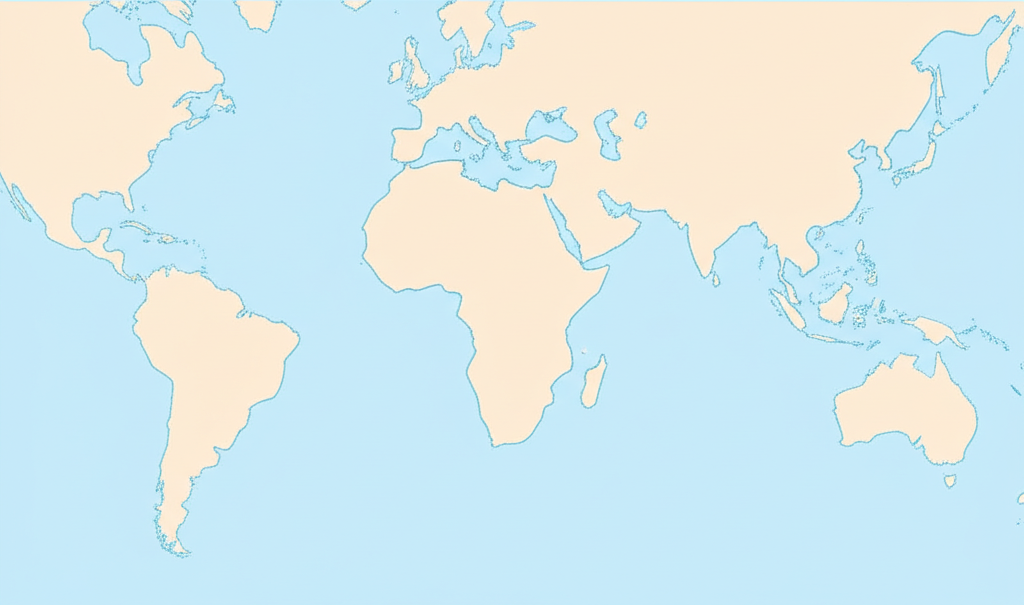
#> input picture original_map.png, 1024 x 605 px
$ python detect_continent_borders.py
#> lines starting #> are read from the running program, lines starting #| are printed output that depends on the picture; after the words box and inside, x2 and y2 are one past the last pixel; in counts of white or black regions, pixels touching at a corner belong together
import cv2
import numpy as np
import matplotlib.pyplot as plt

# 读取图像
image_path = 'original_map.png'  # 更改为英文文件名
image = cv2.imread(image_path)
#> image is the input picture: shape (605, 1024, 3); mean B, G, R 236.3, 233.2, 213.2

# 检查图像是否成功加载
if image is None:
    print(f"无法读取图像: {image_path}")
    print("请确保文件存在并且命名为'original_map.png'")
    print("尝试重命名'纯地图.png'为'original_map.png'")
    exit(1)

print(f"图像大小: {image.shape}")
#| 图像大小: (605, 1024, 3)

# 转换颜色空间从BGR到RGB（OpenCV默认使用BGR）
image_rgb = cv2.cvtColor(image, cv2.COLOR_BGR2RGB)

# 展示图像中的一些像素颜色，以帮助确定黄色的范围
print("图像中的一些像素颜色样本:")
h, w, _ = image.shape
#> h = 605; w = 1024
sample_points = [
    (w//4, h//4),
    (w//2, h//4),
    (3*w//4, h//4),
    (w//4, h//2),
    (w//2, h//2),
    (3*w//4, h//2),
    (w//4, 3*h//4),
    (w//2, 3*h//4),
    (3*w//4, 3*h//4)
]

for i, (x, y) in enumerate(sample_points):
    bgr_color = image[y, x]
    rgb_color = image_rgb[y, x]
    print(f"样本 {i+1} at ({x}, {y}): BGR={bgr_color}, RGB={rgb_color}")
#> this loop made 9 passes
#> (bgr_color, rgb_color) on passes 1 to 9: ([249, 234, 198], [198, 234, 249]), ([250, 237, 194], [194, 237, 250]), ([211, 233, 253], [253, 233, 211]), ([250, 234, 197], [197, 234, 250]), ([211, 235, 252], [252, 235, 211]), ([248, 233, 197], [197, 233, 248]), ([248, 234, 198], [198, 234, 248]), ([249, 234, 197], [197, 234, 249]), ([249, 234, 198], [198, 234, 249])
#| 样本 1 at (256, 151): BGR=[249 234 198], RGB=[198 234 249]
#| 样本 2 at (512, 151): BGR=[250 237 194], RGB=[194 237 250]
#| 样本 3 at (768, 151): BGR=[211 233 253], RGB=[253 233 211]
#| 样本 4 at (256, 302): BGR=[250 234 197], RGB=[197 234 250]
#| 样本 5 at (512, 302): BGR=[211 235 252], RGB=[252 235 211]
#| 样本 6 at (768, 302): BGR=[248 233 197], RGB=[197 233 248]
#| 样本 7 at (256, 453): BGR=[248 234 198], RGB=[198 234 248]
#| 样本 8 at (512, 453): BGR=[249 234 197], RGB=[197 234 249]
#> (further printed lines are left out)

# 转换到HSV颜色空间以更容易地提取黄色
image_hsv = cv2.cvtColor(image_rgb, cv2.COLOR_RGB2HSV)
#> image_hsv: shape (605, 1024, 3); mean H, S, V 73, 49.1, 248.8

# 显示一些HSV样本
for i, (x, y) in enumerate(sample_points):
    hsv_color = image_hsv[y, x]
    print(f"样本 {i+1} HSV: {hsv_color}")
#> this loop made 9 passes
#> hsv_color on passes 1 to 9: [99, 52, 249], [97, 57, 250], [16, 42, 253], [99, 54, 250], [18, 41, 252], [99, 52, 248], [98, 51, 248], [99, 53, 249], [99, 52, 249]
#| 样本 1 HSV: [ 99  52 249]
#| 样本 2 HSV: [ 97  57 250]
#| 样本 3 HSV: [ 16  42 253]
#| 样本 4 HSV: [ 99  54 250]
#| 样本 5 HSV: [ 18  41 252]
#| 样本 6 HSV: [ 99  52 248]
#| 样本 7 HSV: [ 98  51 248]
#| 样本 8 HSV: [ 99  53 249]
#> (further printed lines are left out)

# 现在我们尝试多种不同的HSV阈值范围来找出最佳的掩码
hsv_thresholds = [
    # 黄色范围，从宽松到严格
    ([20, 100, 100], [40, 255, 255], "yellow_mask_1.png", "严格黄色"),
    ([15, 50, 100], [45, 255, 255], "yellow_mask_2.png", "中等黄色"),
    ([10, 40, 40], [50, 255, 255], "yellow_mask_3.png", "宽松黄色"),
    # 更广泛的范围
    ([5, 20, 100], [55, 255, 255], "yellow_mask_4.png", "非常宽松黄色"),
    # 特定于地图的范围
    ([20, 70, 150], [35, 255, 255], "yellow_mask_5.png", "亮黄色"),
    ([15, 40, 150], [45, 200, 255], "yellow_mask_6.png", "暗黄色"),
]

print("\n生成不同的掩码以找到最佳设置...")
best_mask = None
best_contours_count = 0
best_mask_index = -1

for i, (lower, upper, filename, desc) in enumerate(hsv_thresholds):
    lower_array = np.array(lower)
    upper_array = np.array(upper)

    # 创建掩码
    mask = cv2.inRange(image_hsv, lower_array, upper_array)

    # 应用形态学操作来去除噪声
    kernel = np.ones((5, 5), np.uint8)
    mask = cv2.morphologyEx(mask, cv2.MORPH_CLOSE, kernel)
    mask = cv2.morphologyEx(mask, cv2.MORPH_OPEN, kernel)

    # 保存掩码
    cv2.imwrite(filename, mask)

    # 找到轮廓
    contours, _ = cv2.findContours(mask, cv2.RETR_EXTERNAL, cv2.CHAIN_APPROX_SIMPLE)

    # 筛选大轮廓
    min_contour_area = 1000  # 可以根据实际需要调整
    filtered_contours = [cnt for cnt in contours if cv2.contourArea(cnt) > min_contour_area]

    print(f"掩码 {i+1} ({desc}): 找到 {len(filtered_contours)} 个大陆区域")

    # 更新最佳掩码
    if len(filtered_contours) > best_contours_count:
        best_contours_count = len(filtered_contours)
        best_mask = mask.copy()
        best_mask_index = i
#> this loop made 6 passes
#> best_contours_count on pass 3: 6
#| 掩码 1 (严格黄色): 找到 0 个大陆区域
#| 掩码 2 (中等黄色): 找到 0 个大陆区域
#| 掩码 3 (宽松黄色): 找到 6 个大陆区域
#| 掩码 4 (非常宽松黄色): 找到 5 个大陆区域
#| 掩码 5 (亮黄色): 找到 0 个大陆区域
#| 掩码 6 (暗黄色): 找到 6 个大陆区域
#> pass 2, `mask = cv2.inRange(image_hsv, lower_array, upper_array)`:
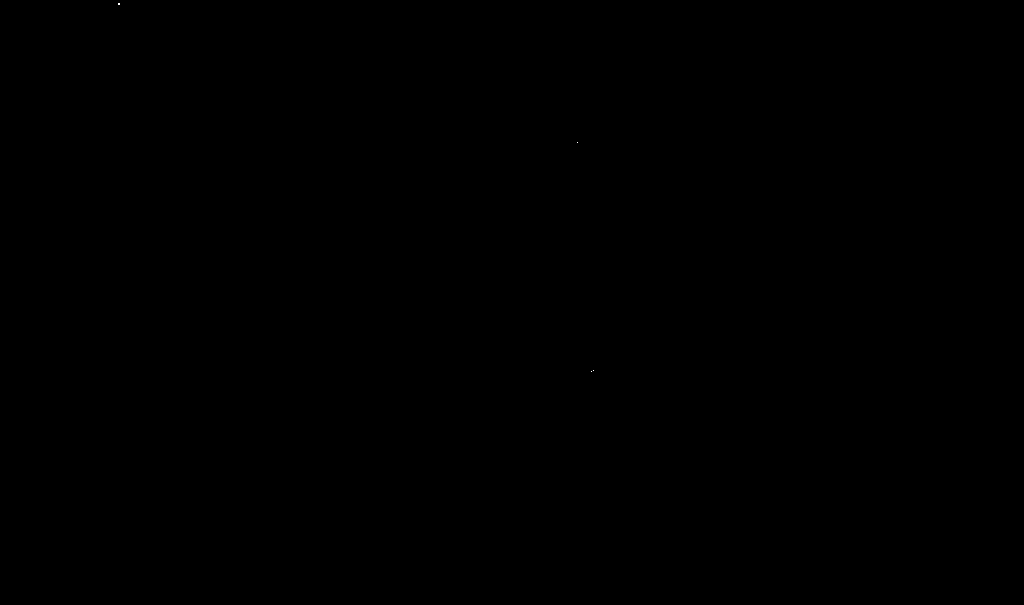
#> mask: shape (605, 1024); 0% white in thin lines or dots, all inside (x1, y1, x2, y2) = (118, 3, 594, 372)
#> pass 3, `mask = cv2.morphologyEx(mask, cv2.MORPH_CLOSE, kernel)`:
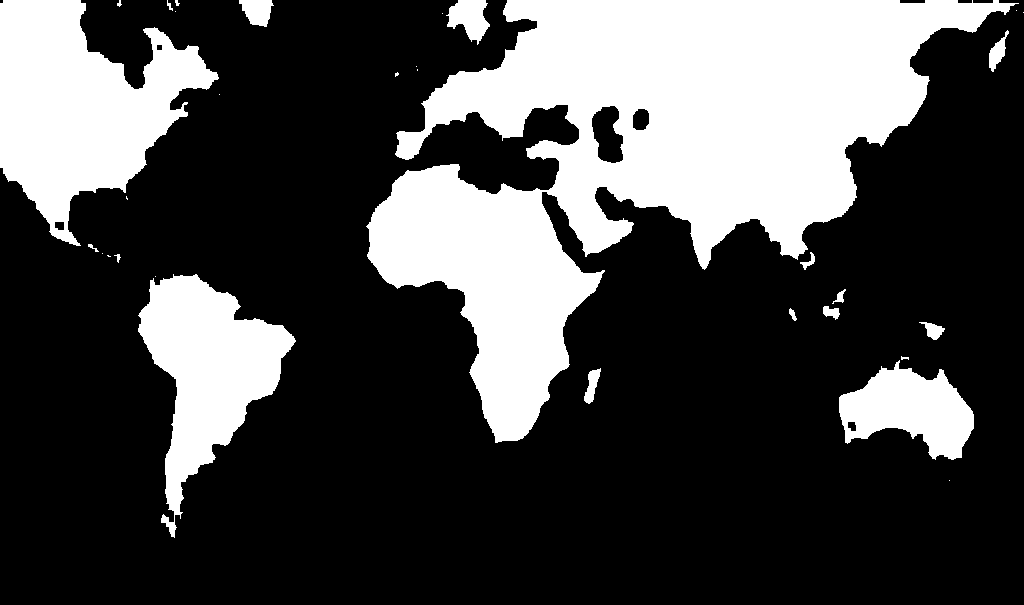
#> mask: shape (605, 1024); 28.7% white; 32 white regions (14 under 20 px), largest, box (x1, y1, x2, y2) and area: (366, 0, 1019, 443) 119400, (0, 0, 219, 246) 28783, (138, 274, 296, 538) 18350
#> after the loop:
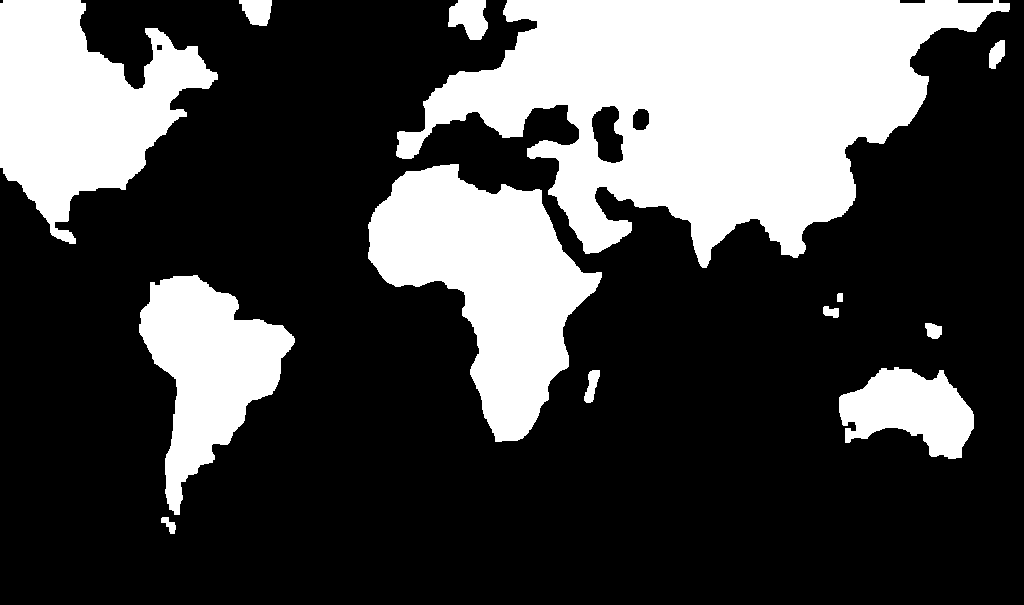
#> best_mask: shape (605, 1024); 28.5% white; 13 white regions, largest, box (x1, y1, x2, y2) and area: (396, 0, 1010, 268) 86964, (368, 164, 602, 442) 32239, (0, 0, 218, 244) 28663
#> after the loop: mask: shape (605, 1024); 28.5% white; 13 white regions
#> after the loop, best_contours_count = 6; best_mask_index = 2

if best_mask is not None:
    print(f"最佳掩码是 #{best_mask_index + 1}")
#| 最佳掩码是 #3
    cv2.imwrite('best_yellow_mask.png', best_mask)

    # 使用最佳掩码进行进一步处理
    contours, _ = cv2.findContours(best_mask, cv2.RETR_EXTERNAL, cv2.CHAIN_APPROX_SIMPLE)
#> contours = 13 contours; largest, box (x1, y1, x2, y2) and area: (396, 0, 1010, 268) 87492, (368, 164, 602, 442) 31824, (0, 0, 218, 244) 28202, (139, 275, 295, 515) 17784, (839, 367, 974, 459) 7584
    min_contour_area = 1000
    filtered_contours = [cnt for cnt in contours if cv2.contourArea(cnt) > min_contour_area]
#> filtered_contours = 6 contours; box (x1, y1, x2, y2) and area: (396, 0, 1010, 268) 87492, (368, 164, 602, 442) 31824, (0, 0, 218, 244) 28202, (139, 275, 295, 515) 17784, (839, 367, 974, 459) 7584, (448, 0, 488, 40) 1076

    # 在原图上绘制轮廓
    result_image = image_rgb.copy()
    cv2.drawContours(result_image, filtered_contours, -1, (255, 0, 0), 3)  # 使用蓝色绘制轮廓
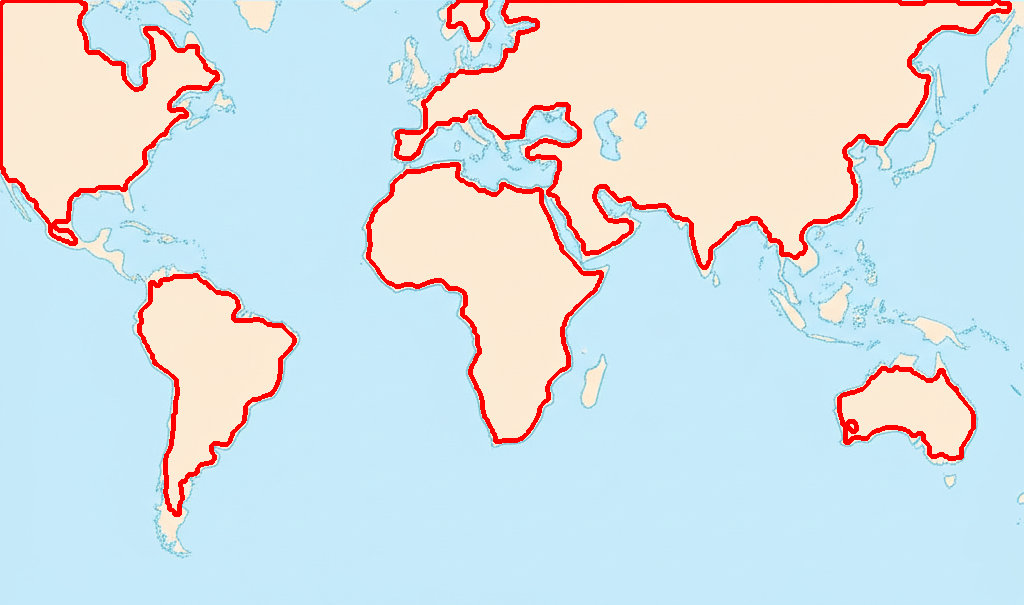
#> result_image: shape (605, 1024, 3); mean R, G, B 213.4, 224.3, 228.1

    # 给每个大陆标号
    for i, contour in enumerate(filtered_contours):
        # 计算轮廓的中心
        M = cv2.moments(contour)
        if M["m00"] != 0:
            cX = int(M["m10"] / M["m00"])
            cY = int(M["m01"] / M["m00"])
        else:
            cX, cY = 0, 0

        # 在中心位置添加编号
        cv2.putText(result_image, str(i+1), (cX, cY), cv2.FONT_HERSHEY_SIMPLEX, 3, (255, 0, 0), 5)
#> this loop made 6 passes
#> (cX, cY) on passes 1 to 6: (909, 409), (207, 367), (487, 280), (706, 103), (469, 17), (79, 105)
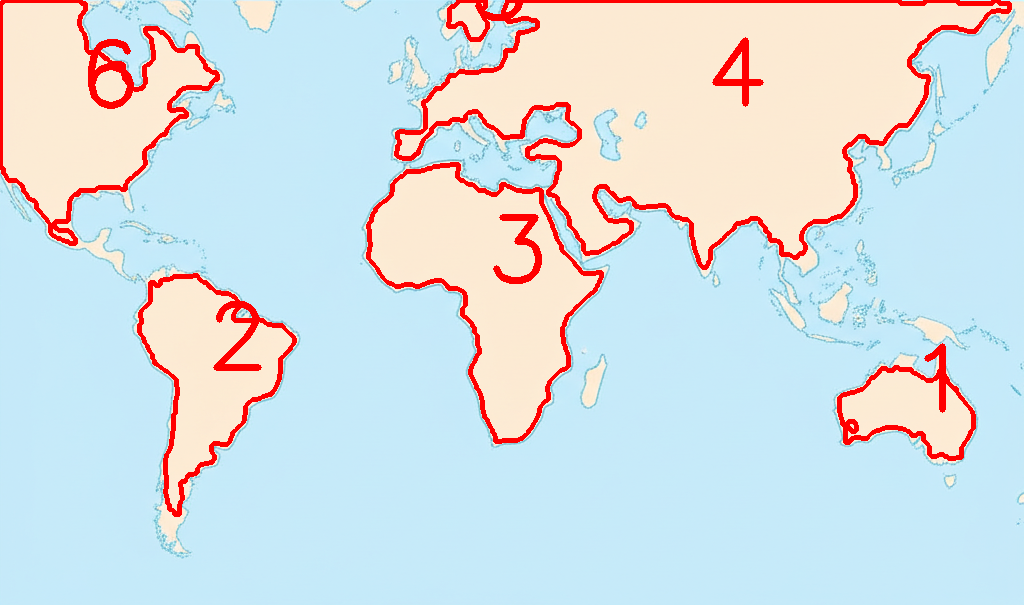
#> result_image: shape (605, 1024, 3); 0.83% of pixels changed, all inside (x1, y1, x2, y2) = (88, 3, 946, 413)

    # 保存结果
    cv2.imwrite('map_with_boundaries.png', cv2.cvtColor(result_image, cv2.COLOR_RGB2BGR))

    # 创建更详细的信息图
    detailed_info = image_rgb.copy()
    for i, contour in enumerate(filtered_contours):
        # 计算轮廓的中心
        M = cv2.moments(contour)
        if M["m00"] != 0:
            cX = int(M["m10"] / M["m00"])
            cY = int(M["m01"] / M["m00"])
        else:
            cX, cY = 0, 0

        # 计算轮廓面积
        area = cv2.contourArea(contour)

        # 在中心位置添加编号和面积信息
        cv2.putText(detailed_info, f"#{i+1}: {area:.0f}px²", (cX, cY), cv2.FONT_HERSHEY_SIMPLEX, 1, (255, 0, 0), 2)

        # 绘制轮廓
        cv2.drawContours(detailed_info, [contour], -1, (255, 0, 0), 3)
#> this loop made 6 passes
#> (cX, cY, area) on passes 1 to 6: (909, 409, 7583.5), (207, 367, 17783.5), (487, 280, 31823.5), (706, 103, 87492), (469, 17, 1075.5), (79, 105, 28201.5)
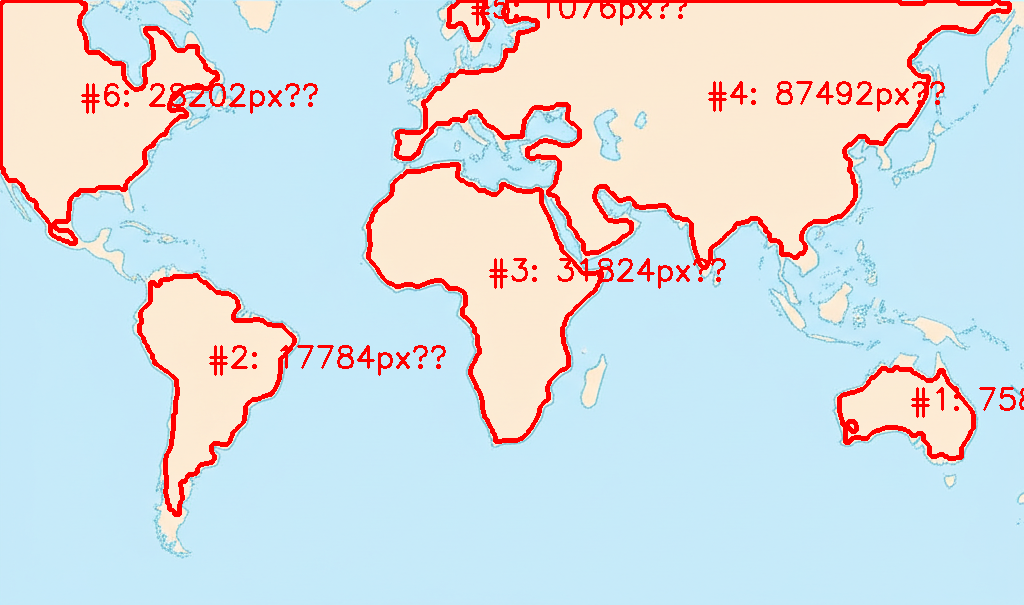
#> detailed_info: shape (605, 1024, 3); mean R, G, B 213.8, 221.1, 225.1

    # 保存详细信息图
    cv2.imwrite('map_with_detailed_info.png', cv2.cvtColor(detailed_info, cv2.COLOR_RGB2BGR))

    # 保存大陆信息到文本文件
    with open('continent_info.txt', 'w', encoding='utf-8') as f:
        f.write("大陆边界信息:\n")
        f.write("==============\n\n")
        for i, contour in enumerate(filtered_contours):
            area = cv2.contourArea(contour)
            perimeter = cv2.arcLength(contour, True)
            f.write(f"大陆 #{i+1}:\n")
            f.write(f"  面积: {area:.2f} 像素²\n")
            f.write(f"  周长: {perimeter:.2f} 像素\n\n")
#> this loop made 6 passes
#> (area, perimeter) on passes 1 to 6: (7583.5, 480.3), (17783.5, 743.5), (31823.5, 943.7), (87492, 2279.9), (1075.5, 151), (28201.5, 1051.8)

    # 可视化处理结果
    plt.figure(figsize=(15, 10))

    plt.subplot(131)
    plt.imshow(image_rgb)
    plt.title('Original Map')
    plt.axis('off')

    plt.subplot(132)
    plt.imshow(best_mask, cmap='gray')
    plt.title('Best Yellow Mask')
    plt.axis('off')

    plt.subplot(133)
    plt.imshow(result_image)
    plt.title('Map with Boundaries')
    plt.axis('off')

    plt.tight_layout()
    plt.savefig('map_boundaries_visualization.png')
    plt.close()

else:
    print("没有找到适合的掩码")

# 比较不同的掩码
plt.figure(figsize=(15, 10))
for i, (lower, upper, filename, desc) in enumerate(hsv_thresholds):
    mask = cv2.imread(filename, cv2.IMREAD_GRAYSCALE)
    plt.subplot(2, 3, i+1)
    plt.imshow(mask, cmap='gray')
    plt.title(f'Mask {i+1}: {desc}')
    plt.axis('off')

plt.tight_layout()
plt.savefig('yellow_masks_comparison.png')
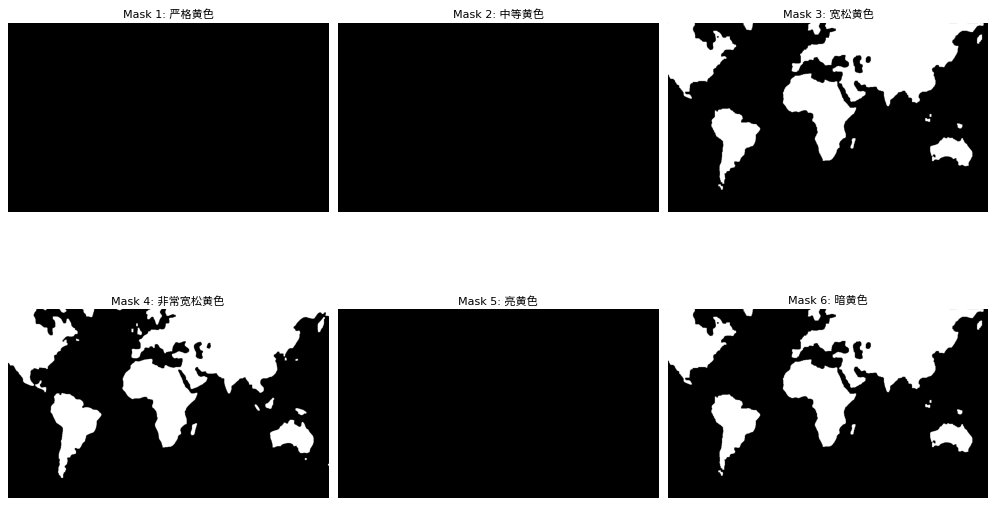
#> figure drawn by matplotlib, 6 panels
plt.close()

print("处理完成，图片已保存。")
